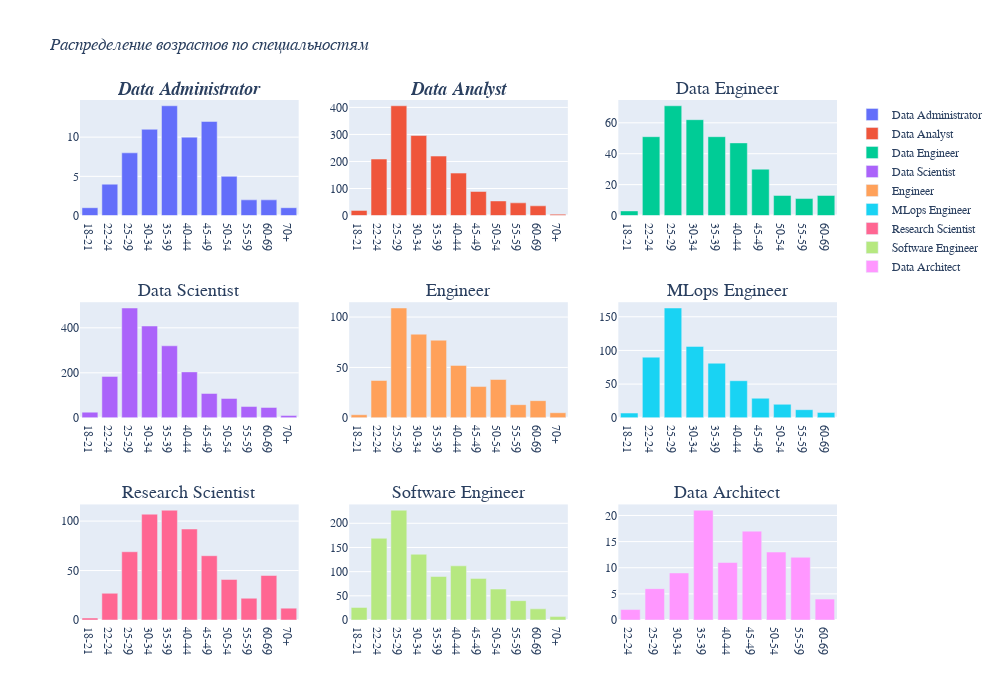

Notebook code for this chart:
### Code cell
import pandas as pd 
import matplotlib.pyplot as plt
from pylab import rcParams
rcParams['figure.figsize'] = 15,10

data = pd.read_csv('kaggle_survey_2022_responses.csv', low_memory=False)   #Учитываем данные
data = data.drop(0)


Prof = ['Data Administrator', 'Data Analyst', 'Data Engineer', 'Data Scientist', 'Engineer', 'MLops Engineer', 
'Research Scientist', 'Software Engineer', 'Data Architect']

df = pd.DataFrame(data[['Q2', 'Q23']].dropna())
df=df.replace(['Data Analyst (Business, Marketing, Financial, Quantitative, etc)', 'Engineer (non-software)', 'Machine Learning/ MLops Engineer'],
              ['Data Analyst', 'Engineer', 'MLops Engineer'])

#print (df[['Q2','Q23']].groupby('Q23').value_counts())

df_filtered = df[df['Q23'].isin(Prof)]

DF=pd.DataFrame(df_filtered.groupby('Q23').value_counts())
DF=DF.reset_index()
DF=DF.sort_values(by='Q2')
DF.columns =['Професcия', 'Возраст', 'Количество']


#Создаём список графиков
import plotly.graph_objs as go
from plotly.subplots import make_subplots

fig = make_subplots(
    rows=3, cols=3, subplot_titles= ('<i><b>Data Administrator</b></i>', '<i><b>Data Analyst</b></i>', 'Data Engineer', 'Data Scientist', 'Engineer', 'MLops Engineer', 
'Research Scientist', 'Software Engineer', 'Data Architect'))

i=1
j=1
for t in (Prof) : 
    fig.append_trace(go.Bar(
         x = (DF['Возраст'][(DF['Професcия']==t)]),
         y = DF[(DF['Професcия']==t)]['Количество'],
         name = t,),row=i, col=j)
    if j==3 :
        j=1
        if i==3 :
            i=1
        else:
            i+=1
    else:
        j+=1

    #Визуализация графиков
fig.update_layout(height=700, width=1000, title_text="<i>Распределение возрастов по специальностям </i>", font_family="monospace",font_size=12 )
fig.update_annotations(font_size=18)

### Figure 1 — Plotly figure (JSON) as saved in the notebook; plotly's stock layout.template omitted (floating-point values rounded to 4 significant figures)
{"data": [{"name": "Data Administrator", "type": "bar", "x": ["18-21", "22-24", "25-29", "30-34", "35-39", "40-44", "45-49", "50-54", "55-59", "60-69", "70+"], "xaxis": "x", "y": [1, 4, 8, 11, 14, 10, 12, 5, 2, 2, 1], "yaxis": "y"}, {"name": "Data Analyst", "type": "bar", "x": ["18-21", "22-24", "25-29", "30-34", "35-39", "40-44", "45-49", "50-54", "55-59", "60-69", "70+"], "xaxis": "x2", "y": [19, 209, 406, 296, 220, 157, 89, 54, 47, 36, 5], "yaxis": "y2"}, {"name": "Data Engineer", "type": "bar", "x": ["18-21", "22-24", "25-29", "30-34", "35-39", "40-44", "45-49", "50-54", "55-59", "60-69"], "xaxis": "x3", "y": [3, 51, 71, 62, 51, 47, 30, 13, 11, 13], "yaxis": "y3"}, {"name": "Data Scientist", "type": "bar", "x": ["18-21", "22-24", "25-29", "30-34", "35-39", "40-44", "45-49", "50-54", "55-59", "60-69", "70+"], "xaxis": "x4", "y": [25, 184, 488, 408, 320, 204, 108, 86, 50, 46, 10], "yaxis": "y4"}, {"name": "Engineer", "type": "bar", "x": ["18-21", "22-24", "25-29", "30-34", "35-39", "40-44", "45-49", "50-54", "55-59", "60-69", "70+"], "xaxis": "x5", "y": [3, 37, 109, 83, 77, 52, 31, 38, 13, 17, 5], "yaxis": "y5"}, {"name": "MLops Engineer", "type": "bar", "x": ["18-21", "22-24", "25-29", "30-34", "35-39", "40-44", "45-49", "50-54", "55-59", "60-69"], "xaxis": "x6", "y": [7, 90, 163, 106, 81, 55, 29, 20, 12, 8], "yaxis": "y6"}, {"name": "Research Scientist", "type": "bar", "x": ["18-21", "22-24", "25-29", "30-34", "35-39", "40-44", "45-49", "50-54", "55-59", "60-69", "70+"], "xaxis": "x7", "y": [2, 27, 69, 107, 111, 92, 65, 41, 22, 45, 12], "yaxis": "y7"}, {"name": "Software Engineer", "type": "bar", "x": ["18-21", "22-24", "25-29", "30-34", "35-39", "40-44", "45-49", "50-54", "55-59", "60-69", "70+"], "xaxis": "x8", "y": [26, 169, 227, 136, 90, 112, 86, 64, 40, 23, 7], "yaxis": "y8"}, {"name": "Data Architect", "type": "bar", "x": ["22-24", "25-29", "30-34", "35-39", "40-44", "45-49", "50-54", "55-59", "60-69"], "xaxis": "x9", "y": [2, 6, 9, 21, 11, 17, 13, 12, 4], "yaxis": "y9"}], "layout": {"annotations": [{"font": {"size": 18}, "showarrow": false, "text": "<i><b>Data Administrator</b></i>", "x": 0.1444, "xanchor": "center", "xref": "paper", "y": 1, "yanchor": "bottom", "yref": "paper"}, {"font": {"size": 18}, "showarrow": false, "text": "<i><b>Data Analyst</b></i>", "x": 0.5, "xanchor": "center", "xref": "paper", "y": 1, "yanchor": "bottom", "yref": "paper"}, {"font": {"size": 18}, "showarrow": false, "text": "Data Engineer", "x": 0.8556, "xanchor": "center", "xref": "paper", "y": 1, "yanchor": "bottom", "yref": "paper"}, {"font": {"size": 18}, "showarrow": false, "text": "Data Scientist", "x": 0.1444, "xanchor": "center", "xref": "paper", "y": 0.6111, "yanchor": "bottom", "yref": "paper"}, {"font": {"size": 18}, "showarrow": false, "text": "Engineer", "x": 0.5, "xanchor": "center", "xref": "paper", "y": 0.6111, "yanchor": "bottom", "yref": "paper"}, {"font": {"size": 18}, "showarrow": false, "text": "MLops Engineer", "x": 0.8556, "xanchor": "center", "xref": "paper", "y": 0.6111, "yanchor": "bottom", "yref": "paper"}, {"font": {"size": 18}, "showarrow": false, "text": "Research Scientist", "x": 0.1444, "xanchor": "center", "xref": "paper", "y": 0.2222, "yanchor": "bottom", "yref": "paper"}, {"font": {"size": 18}, "showarrow": false, "text": "Software Engineer", "x": 0.5, "xanchor": "center", "xref": "paper", "y": 0.2222, "yanchor": "bottom", "yref": "paper"}, {"font": {"size": 18}, "showarrow": false, "text": "Data Architect", "x": 0.8556, "xanchor": "center", "xref": "paper", "y": 0.2222, "yanchor": "bottom", "yref": "paper"}], "font": {"family": "monospace", "size": 12}, "height": 700, "title": {"text": "<i>Распределение возрастов по специальностям </i>"}, "width": 1000, "xaxis": {"anchor": "y", "domain": [0, 0.2889]}, "xaxis2": {"anchor": "y2", "domain": [0.3556, 0.6444]}, "xaxis3": {"anchor": "y3", "domain": [0.7111, 1]}, "xaxis4": {"anchor": "y4", "domain": [0, 0.2889]}, "xaxis5": {"anchor": "y5", "domain": [0.3556, 0.6444]}, "xaxis6": {"anchor": "y6", "domain": [0.7111, 1]}, "xaxis7": {"anchor": "y7", "domain": [0, 0.2889]}, "xaxis8": {"anchor": "y8", "domain": [0.3556, 0.6444]}, "xaxis9": {"anchor": "y9", "domain": [0.7111, 1]}, "yaxis": {"anchor": "x", "domain": [0.7778, 1]}, "yaxis2": {"anchor": "x2", "domain": [0.7778, 1]}, "yaxis3": {"anchor": "x3", "domain": [0.7778, 1]}, "yaxis4": {"anchor": "x4", "domain": [0.3889, 0.6111]}, "yaxis5": {"anchor": "x5", "domain": [0.3889, 0.6111]}, "yaxis6": {"anchor": "x6", "domain": [0.3889, 0.6111]}, "yaxis7": {"anchor": "x7", "domain": [0, 0.2222]}, "yaxis8": {"anchor": "x8", "domain": [0, 0.2222]}, "yaxis9": {"anchor": "x9", "domain": [0, 0.2222]}}}
